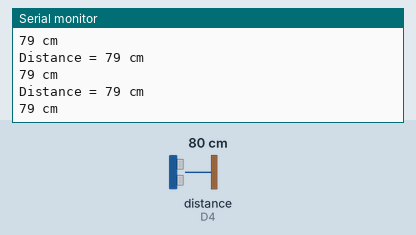
Bench run of a sketch on a simulated ESP8266 (Wemos D1 mini). On the bench: the last lines printed to the serial monitor. Wiring (inferred from the names in the program): ultrasonic range finder: trigger D3; echo D4. Inputs (shaded band) come from the test bench; at power-on: distance to the obstacle (sensor on D4) 80 cm. The echo pulse lasts 58.3 µs per cm; WiFi joins after 1.5 s; servers stay silent unless stated; no MQTT or app messages arrive unless stated.

Above: at 3.8 s.
3.9 s: distance to the obstacle (sensor on D4) set to 2 cm
At 4.05 s:
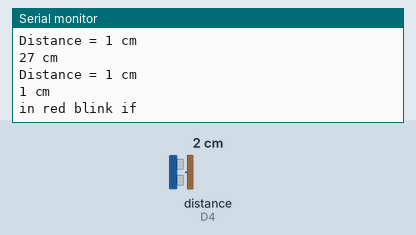
5.5 s: distance to the obstacle (sensor on D4) set to 9 cm
At 5.57 s:
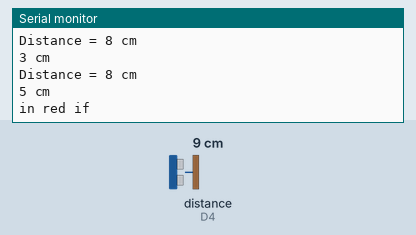
7.0 s: distance to the obstacle (sensor on D4) set to 18 cm
At 7.06 s:
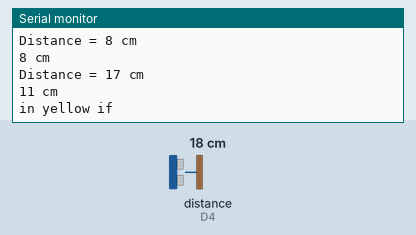
Timing chart, 0 to 10.0 s (numbered marks = the images above; inputs shaded):
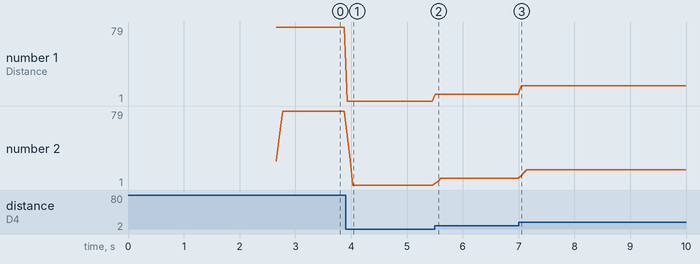

Measured:
- after the input at 3.9 s, the serial monitor: prints a new line at once (image 1)
- after the input at 5.5 s, the serial monitor: prints a new line at once (image 2)
- after the input at 7.0 s, the serial monitor: prints a new line at once (image 3)
- plotted number 1: 79 → 1 after the input at 3.9 s, 1 → 8 after the input at 5.5 s, 8 → 17 after the input at 7.0 s
- plotted number 2: 79 → 1 after the input at 3.9 s, 1 → 8 after the input at 5.5 s, 8 → 17 after the input at 7.0 s

The sketch:

Distance_Sensor.ino
```cpp
#include <ESP8266WiFi.h>
#include <ArduinoMqttClient.h>

//#include <NewPing.h>  //https://www.makerguides.com/hc-sr04-arduino-tutorial/

const char* wifiSSID = "Brian's Pixel"; // In order for this to work, you MUST specify the SSID for your wifi
const char* wifiPSK = "00000007"; // And the preshared key (wifi password)

// Define pins and max distance:
int trigPin = D3;
int echoPin = D4;
//#define MAX_DISTANCE 350 // Maximum distance we want to ping for (in centimeters). Maximum sensor distance is rated at 400-500cm.

//NewPing sonar(trigPin, echoPin, MAX_DISTANCE); // NewPing setup of pins and maximum distance.
long duration;
int distance;

int state = 0;

WiFiClient wifiClient;
MqttClient mqttClient(wifiClient);

const char broker[] = "192.168.18.68";
int port = 1883;
const char topic[]  = "/sensor/distance";

//Last 3 readings for averages
int dis1 = 0;
int dis2 = 0;
int dis3 = 0;
int avgDis = 0;

int    HTTP_PORT   = 80;
String HTTP_METHOD = "GET"; // or "POST"
char   HOST_NAME[] = "192.168.34.141"; // hostname of web server:


WiFiClient client;


void setup() {


  Serial.begin(9600); // Open serial monitor at 9600 baud to see ping results.

  pinMode(trigPin, OUTPUT);
  pinMode(echoPin, INPUT);
  delay(1000);

  // ** Connect to WiFi network - Adapted from http://www.esp8266learning.com/wemos-webserver-example.php

  Serial.print("Connecting to "); // Display debugging connection info

  Serial.println(wifiSSID); // Print the configured SSID to the Serial Monitor

  WiFi.begin(wifiSSID, wifiPSK); // Use the provided SSID and PSK to connect

  while (WiFi.status() != WL_CONNECTED) { // If not connected to wifi

    delay(500); // Pause

    Serial.print("."); // Print a dot each loop while trying to connect

  }

  Serial.println("");

  Serial.println("WiFi connected"); // Print "connected" message to the Serial Monitor


  Serial.print("Use this URL : "); // Print the connected IP address to the Serial Monitor

  Serial.print("http://");

  Serial.print(WiFi.localIP());

  Serial.println("/");

  // ** End Adapted Code - This is the end of the code that was adapted from www.esplearning.com
  Serial.print("Attempting to connect to the MQTT broker: ");
  Serial.println(broker);

  if (!mqttClient.connect(broker, port)) {
    Serial.print("MQTT connection failed! Error code = ");
    Serial.println(mqttClient.connectError());

    while (1);
  }

  Serial.println("You're connected to the MQTT broker!");
  Serial.println();
}

void loop() {
  // put your main code here, to run repeatedly:
  delay(50); // Wait 50ms between pings (about 20 pings/sec). 29ms should be the shortest delay between pings.
  //distance = sonar.ping_in();

  mqttClient.poll();

  digitalWrite(trigPin, LOW);
  delayMicroseconds(5);

  // Trigger the sensor by setting the trigPin high for 10 microseconds:
  digitalWrite(trigPin, HIGH);
  delayMicroseconds(10);
  digitalWrite(trigPin, LOW);

  // Read the echoPin, pulseIn() returns the duration (length of the pulse) in microseconds:
  duration = pulseIn(echoPin, HIGH);
  // Calculate the distance:
  distance = duration * 0.034 / 2;

  Serial.print("Distance = ");
  Serial.print(distance); // Distance will be 0 when out of set max range.
  Serial.println(" cm");

  if(distance > 150){
    distance = dis1;
  }
  dis3 = dis2;
  dis2 = dis1;
  dis1 = distance;

  avgDis = (dis1 + dis2 + dis3) / 3;
  Serial.print(avgDis);
  Serial.println(" cm");

/*
  if(avgDis >= 13){
    Serial.println("in green if");
    if(client.connect(HOST_NAME, HTTP_PORT)) {
      // if connected:
      Serial.println("Connected to server");
      client.println(HTTP_METHOD + " " + "/ledGREEN=ON" + " HTTP/1.1");
      client.println("Host: " + String(HOST_NAME));
      client.println("Connection: close");
      client.println(); // end HTTP header
    }
  }
  else if(avgDis < 13 && avgDis > 4){
    Serial.println("in yellow if");
    if(client.connect(HOST_NAME, HTTP_PORT)) {
      // if connected:
      Serial.println("Connected to server");
      client.println(HTTP_METHOD + " " + "/ledYELLOW=ON" + " HTTP/1.1");
      client.println("Host: " + String(HOST_NAME));
      client.println("Connection: close");
      client.println(); // end HTTP header
    }
  }
  else if(avgDis < 4){
    Serial.println("in red if");
    if(client.connect(HOST_NAME, HTTP_PORT)) {
      // if connected:
      Serial.println("Connected to server");
      client.println(HTTP_METHOD + " " + "/ledRED=ON" + " HTTP/1.1");
      client.println("Host: " + String(HOST_NAME));
      client.println("Connection: close");
      client.println(); // end HTTP header
    }
  }
  */
  if(avgDis >= 15 && state != 1){
    Serial.println("in green if");
    mqttClient.beginMessage(topic);
    mqttClient.print("green");
    mqttClient.endMessage();
    state = 1;
  }
  else if(avgDis < 15 && avgDis > 8 && state != 2){
    Serial.println("in yellow if");
    mqttClient.beginMessage(topic);
    mqttClient.print("yellow");
    mqttClient.endMessage();
    state = 2;
  }
  else if(avgDis < 8 && avgDis > 4 && state != 3){
    Serial.println("in red if");
    mqttClient.beginMessage(topic);
    mqttClient.print("red");
    mqttClient.endMessage();
    state = 3;
  }
  else if(avgDis < 4 && state != 4){
    Serial.println("in red blink if");
    mqttClient.beginMessage(topic);
    mqttClient.print("blink");
    mqttClient.endMessage();
    state = 4;
  }

}
```
